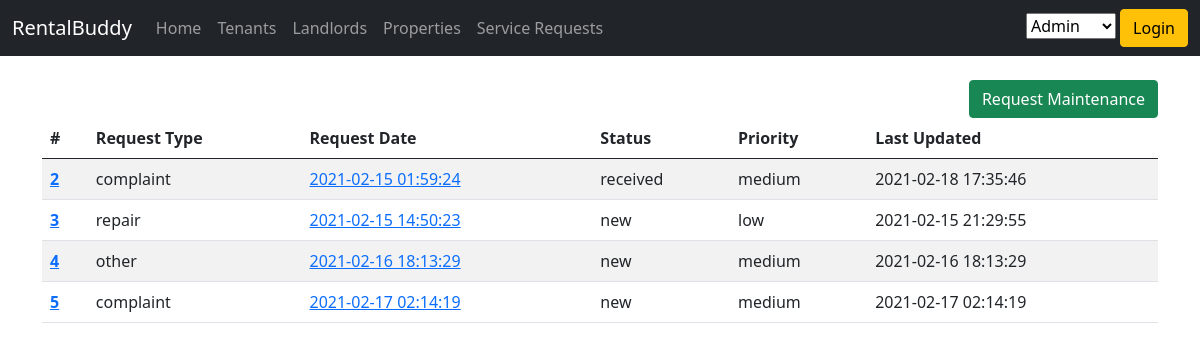
The page /pages/service_request.php on the database its author committed.
### tables this page shows
CREATE TABLE `requests` (
  `request_id` int(11) NOT NULL,
  `request_date` datetime NOT NULL DEFAULT current_timestamp(),
  `rental_property_id` int(11) NOT NULL,
  `tenant_id` int(11) NOT NULL,
  `request_type_code` varchar(20) NOT NULL,
  `description` varchar(1024) NOT NULL,
  `status_code` varchar(20) NOT NULL DEFAULT 'new',
  `priority_code` varchar(20) NOT NULL,
  `last_updated` datetime NOT NULL DEFAULT current_timestamp(),
  `last_updated_user_id` varchar(50) NOT NULL
);

CREATE TABLE `codes` (
  `code_id` int(11) NOT NULL,
  `code_type` varchar(20) NOT NULL,
  `code_value` varchar(20) NOT NULL,
  `description` varchar(50) NOT NULL,
  `is_default` int(11) NOT NULL DEFAULT 0,
  `sort_order` int(11) NOT NULL DEFAULT 0,
  `is_enabled` tinyint(1) NOT NULL DEFAULT 1,
  `css_styling` varchar(200) DEFAULT NULL
);

### pages/common.php (called while the page is built, shortened)
<?php
function connectDB()
{
    try{
        $dbconn = new PDO('mysql:host=' . DBHOST . ';dbname=' . DBDB  .';charset=utf8', DBUSER, DBPW);
        $dbconn->setAttribute(PDO::ATTR_ERRMODE, PDO::ERRMODE_EXCEPTION);
        return $dbconn;
    }
    catch(Exception $e) {
        echo 'Failed to obtain database handle : '.$e->getMessage();
    }
}
function selectCodeValue($codeId)
{
    $db_conn = connectDB();
    $stmt = $db_conn->prepare("Select code_value from codes where code_id=? and is_enabled = 1");
    try {
        $stmt->execute(array($codeId));
        while ($row = $stmt->fetch(PDO::FETCH_ASSOC)) {
            return $row['code_value'];
        }
    } catch (Exception $e) {
        $db_conn->rollback();
        echo $e->getMessage();
    }
}
    ?>

### pages/service_request.php (the view, shortened to what this page needs)
<!doctype html>
<html lang="en">
<head>
    <link rel="stylesheet" href="../vendor/twbs/bootstrap/dist/css/bootstrap.min.css">
    <link href="../css/starter-template.css" rel="stylesheet">
    <?php
    include 'common.php';
    $tenant_id = '1';
    $property_id = '9998';
    ?>
</head>
<body>
    <div class="container">
        <?php
        include 'navigationMenu.php';
        if (isset($_POST['request'])) {
            inputPage();
        } else if (isset($_POST['requestId'])) {
            showRequestDetail();
        }
        else if (isset($_POST['priority'])) {
            $key = array_keys($_POST);
            updateRequest($key[3], 'priority');
        } else if (isset($_POST['status'])) {
            $key = array_keys($_POST);
            updateRequest($key[3], 'status');
        }
        else {
            viewPage();
        }
        ?>
        <?php
        function viewPage()
        {
        ?>
        <form method="POST">
            <div class="d-flex justify-content-end">
                <button type="submit" class="btn btn-success" id="request" name="request">Request Maintenance</button>
            </div>
        </form>
        <?php
            global $db_conn;
            global $tenant_id;
            global $property_id;
            $stmt = $db_conn->prepare("Select r.request_id, r.request_date, r.rental_property_id, r.tenant_id, c.code_value, r.status_code, r.priority_code, r.last_updated
            from requests r
            join codes c
            on c.code_id = r.request_type_code
            where r.tenant_id=? and r.rental_property_id = ?");
            try {
                $html = "<table class='table table-striped table-hover'>
                <thead>
                  <tr>
                    <th scope='col'>#</th>
                    <th scope='col'>Request Type</th>
                    <th scope='col'>Request Date</th>
                    <th scope='col'>Status</th>
                    <th scope='col'>Priority</th>
                    <th scope='col'>Last Updated</th>
                  </tr>
                </thead>
                <tbody>
                  ";
                $stmt->execute(array($tenant_id, $property_id));
                while ($row = $stmt->fetch(PDO::FETCH_ASSOC)) {
                    $html .= "<tr>
                    <th scope='row'>
                        <form id='requestTable" . $row['request_id'] . "' method='POST'>
                            <a href='javascript:;' onclick='document.getElementById(\"requestTable" . $row['request_id'] . "\").submit();'>" . $row['request_id'] . "</a>
                            <input type='hidden' name='requestId' value=" . $row['request_id'] . ">
                        </form>
                    </th>
                    <td>" . $row['code_value'] . "</a>
                    </td>
                    <td><form id='requestTable" . $row['request_id'] . "' method='POST'>
                    <a href='javascript:;' onclick='document.getElementById(\"requestTable" . $row['request_id'] . "\").submit();'>" . $row['request_date'] . "<input type='hidden' name='requestId' value=" . $row['request_id'] . ">
                    </form></td>
                    <td>" . selectCodeValue($row['status_code']) . "</td>
                    <td>" . selectCodeValue($row['priority_code']) . "</td>
                    <td>" . $row['last_updated'] . "</td></tr>";
                }
                $html .= "</tbody></table>";
                echo $html;
            } catch (Exception $e) {
                $db_conn->rollback();
                echo $e->getMessage();
            }
        }
        ?>
    </div>
</body>
</html>

### css/starter-template.css (style rules this page uses)
body { padding-top: 5rem; }

### rows shown on the page
requests: request_id "2", codes.code_value "complaint", request_date "2021-02-15 01:59:24", status_code.code_value "received", priority_code.code_value "medium", last_updated "2021-02-18 17:35:46"
requests: request_id "3", codes.code_value "repair", request_date "2021-02-15 14:50:23", status_code.code_value "new", priority_code.code_value "low", last_updated "2021-02-15 21:29:55"
requests: request_id "4", codes.code_value "other", request_date "2021-02-16 18:13:29", status_code.code_value "new", priority_code.code_value "medium", last_updated "2021-02-16 18:13:29"
requests: request_id "5", codes.code_value "complaint", request_date "2021-02-17 02:14:19", status_code.code_value "new", priority_code.code_value "medium", last_updated "2021-02-17 02:14:19"
